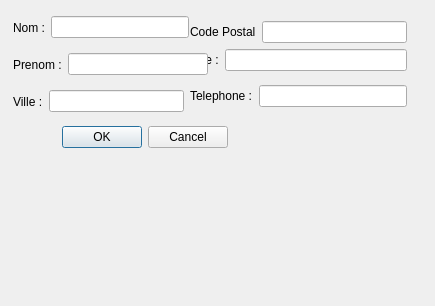
<?xml version="1.0" encoding="UTF-8"?>
<ui version="4.0">
 <class>DialogNouveauClient</class>
 <widget class="QDialog" name="DialogNouveauClient">
  <property name="geometry">
   <rect>
    <x>0</x>
    <y>0</y>
    <width>435</width>
    <height>306</height>
   </rect>
  </property>
  <property name="windowTitle">
   <string>Dialog</string>
  </property>
  <widget class="QWidget" name="">
   <property name="geometry">
    <rect>
     <x>10</x>
     <y>123</y>
     <width>270</width>
     <height>29</height>
    </rect>
   </property>
   <layout class="QHBoxLayout" name="horizontalLayout_10">
    <item>
     <spacer name="horizontalSpacer">
      <property name="orientation">
       <enum>Qt::Horizontal</enum>
      </property>
      <property name="sizeHint" stdset="0">
       <size>
        <width>40</width>
        <height>20</height>
       </size>
      </property>
     </spacer>
    </item>
    <item>
     <widget class="QDialogButtonBox" name="buttonBox">
      <property name="orientation">
       <enum>Qt::Horizontal</enum>
      </property>
      <property name="standardButtons">
       <set>QDialogButtonBox::Cancel|QDialogButtonBox::Ok</set>
      </property>
     </widget>
    </item>
    <item>
     <spacer name="horizontalSpacer_2">
      <property name="orientation">
       <enum>Qt::Horizontal</enum>
      </property>
      <property name="sizeHint" stdset="0">
       <size>
        <width>40</width>
        <height>20</height>
       </size>
      </property>
     </spacer>
    </item>
   </layout>
  </widget>
  <widget class="QWidget" name="">
   <property name="geometry">
    <rect>
     <x>190</x>
     <y>13</y>
     <width>217</width>
     <height>103</height>
    </rect>
   </property>
   <layout class="QGridLayout" name="gridLayout_5">
    <item row="0" column="0">
     <layout class="QGridLayout" name="gridLayout_4">
      <item row="0" column="0">
       <layout class="QGridLayout" name="gridLayout">
        <item row="0" column="0">
         <widget class="QLabel" name="label_6">
          <property name="text">
           <string>Code Postal</string>
          </property>
         </widget>
        </item>
        <item row="0" column="1">
         <widget class="QLineEdit" name="lineEdit_6"/>
        </item>
       </layout>
      </item>
      <item row="1" column="0">
       <layout class="QGridLayout" name="gridLayout_2">
        <item row="0" column="0">
         <widget class="QLabel" name="label_5">
          <property name="text">
           <string>Rue :</string>
          </property>
         </widget>
        </item>
        <item row="0" column="1">
         <widget class="QLineEdit" name="lineEdit_5"/>
        </item>
       </layout>
      </item>
     </layout>
    </item>
    <item row="1" column="0">
     <layout class="QGridLayout" name="gridLayout_3">
      <item row="0" column="0">
       <widget class="QLabel" name="label_4">
        <property name="text">
         <string>Telephone :</string>
        </property>
       </widget>
      </item>
      <item row="0" column="1">
       <widget class="QLineEdit" name="lineEdit_4"/>
      </item>
     </layout>
    </item>
   </layout>
  </widget>
  <widget class="QWidget" name="">
   <property name="geometry">
    <rect>
     <x>13</x>
     <y>13</y>
     <width>176</width>
     <height>29</height>
    </rect>
   </property>
   <layout class="QHBoxLayout" name="horizontalLayout">
    <item>
     <widget class="QLabel" name="label">
      <property name="text">
       <string>Nom :</string>
      </property>
     </widget>
    </item>
    <item>
     <widget class="QLineEdit" name="lineEdit"/>
    </item>
   </layout>
  </widget>
  <widget class="QWidget" name="">
   <property name="geometry">
    <rect>
     <x>13</x>
     <y>50</y>
     <width>195</width>
     <height>29</height>
    </rect>
   </property>
   <layout class="QHBoxLayout" name="horizontalLayout_2">
    <item>
     <widget class="QLabel" name="label_2">
      <property name="text">
       <string>Prenom :</string>
      </property>
     </widget>
    </item>
    <item>
     <widget class="QLineEdit" name="lineEdit_2"/>
    </item>
   </layout>
  </widget>
  <widget class="QWidget" name="">
   <property name="geometry">
    <rect>
     <x>13</x>
     <y>87</y>
     <width>171</width>
     <height>29</height>
    </rect>
   </property>
   <layout class="QHBoxLayout" name="horizontalLayout_3">
    <item>
     <widget class="QLabel" name="label_3">
      <property name="text">
       <string>Ville :</string>
      </property>
     </widget>
    </item>
    <item>
     <widget class="QLineEdit" name="lineEdit_3"/>
    </item>
   </layout>
  </widget>
 </widget>
 <resources/>
 <connections>
  <connection>
   <sender>buttonBox</sender>
   <signal>accepted()</signal>
   <receiver>DialogNouveauClient</receiver>
   <slot>accept()</slot>
   <hints>
    <hint type="sourcelabel">
     <x>248</x>
     <y>254</y>
    </hint>
    <hint type="destinationlabel">
     <x>157</x>
     <y>274</y>
    </hint>
   </hints>
  </connection>
  <connection>
   <sender>buttonBox</sender>
   <signal>rejected()</signal>
   <receiver>DialogNouveauClient</receiver>
   <slot>reject()</slot>
   <hints>
    <hint type="sourcelabel">
     <x>316</x>
     <y>260</y>
    </hint>
    <hint type="destinationlabel">
     <x>286</x>
     <y>274</y>
    </hint>
   </hints>
  </connection>
 </connections>
</ui>
